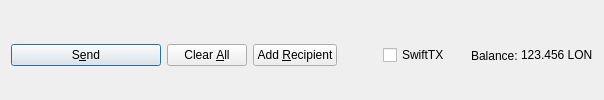
         <widget class="QFrame" name="frame_Send">
          <layout class="QHBoxLayout" name="horizontalLayout">
           <property name="bottomMargin">
            <number>0</number>
           </property>
           <item>
            <widget class="QPushButton" name="sendButton">
             <property name="minimumSize">
              <size>
               <width>150</width>
               <height>0</height>
              </size>
             </property>
             <property name="toolTip">
              <string>Confirm the send action</string>
             </property>
             <property name="text">
              <string>S&amp;end</string>
             </property>
             <property name="icon">
              <iconset resource="../londinium.qrc">
               <normaloff>:/icons/send</normaloff>:/icons/send</iconset>
             </property>
             <property name="autoDefault">
              <bool>false</bool>
             </property>
             <property name="default">
              <bool>true</bool>
             </property>
            </widget>
           </item>
           <item>
            <widget class="QPushButton" name="clearButton">
             <property name="sizePolicy">
              <sizepolicy hsizetype="Minimum" vsizetype="Fixed">
               <horstretch>0</horstretch>
               <verstretch>0</verstretch>
              </sizepolicy>
             </property>
             <property name="toolTip">
              <string>Clear all fields of the form.</string>
             </property>
             <property name="text">
              <string>Clear &amp;All</string>
             </property>
             <property name="icon">
              <iconset resource="../londinium.qrc">
               <normaloff>:/icons/remove</normaloff>:/icons/remove</iconset>
             </property>
             <property name="autoDefault">
              <bool>false</bool>
             </property>
            </widget>
           </item>
           <item>
            <widget class="QPushButton" name="addButton">
             <property name="toolTip">
              <string>Send to multiple recipients at once</string>
             </property>
             <property name="text">
              <string>Add &amp;Recipient</string>
             </property>
             <property name="icon">
              <iconset resource="../londinium.qrc">
               <normaloff>:/icons/add</normaloff>:/icons/add</iconset>
             </property>
             <property name="autoDefault">
              <bool>false</bool>
             </property>
            </widget>
           </item>
           <item>
            <spacer name="horizontalSpacer">
             <property name="orientation">
              <enum>Qt::Horizontal</enum>
             </property>
             <property name="sizeHint" stdset="0">
              <size>
               <width>40</width>
               <height>20</height>
              </size>
             </property>
            </spacer>
           </item>
           <item>
            <layout class="QHBoxLayout" name="horizontalLayout_2">
             <property name="spacing">
              <number>3</number>
             </property>
             <item>
              <widget class="QCheckBox" name="checkSwiftTX">
               <property name="enabled">
                <bool>true</bool>
               </property>
               <property name="minimumSize">
                <size>
                 <width>85</width>
                 <height>0</height>
                </size>
               </property>
               <property name="text">
                <string>SwiftTX</string>
               </property>
              </widget>
             </item>
             <item>
              <widget class="QLabel" name="label">
               <property name="text">
                <string>Balance:</string>
               </property>
              </widget>
             </item>
             <item>
              <widget class="QLabel" name="labelBalance">
               <property name="sizePolicy">
                <sizepolicy hsizetype="Preferred" vsizetype="Fixed">
                 <horstretch>0</horstretch>
                 <verstretch>0</verstretch>
                </sizepolicy>
               </property>
               <property name="cursor">
                <cursorShape>IBeamCursor</cursorShape>
               </property>
               <property name="text">
                <string notr="true">123.456 LON</string>
               </property>
               <property name="textInteractionFlags">
                <set>Qt::LinksAccessibleByMouse|Qt::TextSelectableByKeyboard|Qt::TextSelectableByMouse</set>
               </property>
              </widget>
             </item>
            </layout>
           </item>
          </layout>
         </widget>
